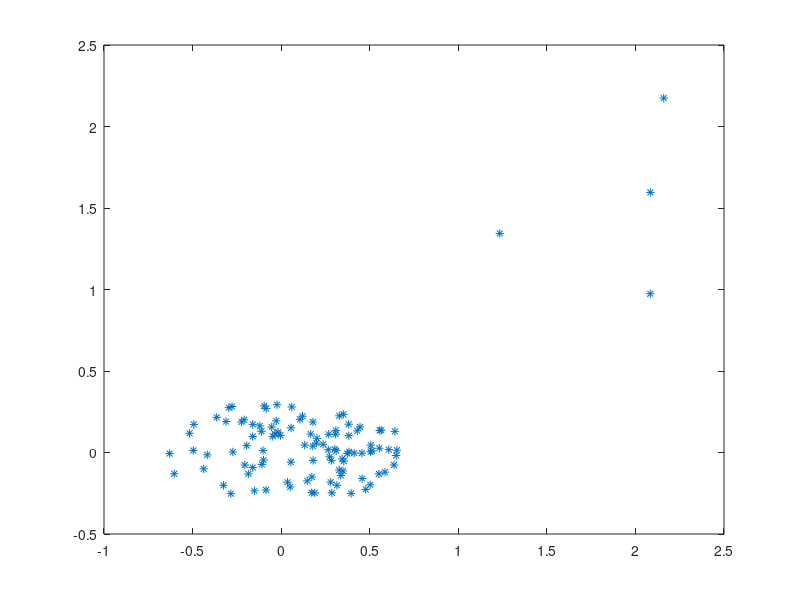

Source code (MATLAB): (Note: this script raises an error after producing the figure.)
function [W] = Exec()
    mu = [0, 0]
    sigma = [0.5, 0; 0, 0.5]
    p = 0.2
    %trainData = mvnrnd(mu, sigma, 100)
    %trainData = [trainData; mvnrnd([4, 4], [0.3, 0; 0, 0.3])]
    trainData = genPoints();
    disp(size(trainData))
    [W_PCA,eTime] = PCA(trainData, 2)
    [W, b, obj] = RPCA_OM(trainData', 1, 50)
    [Z, b, obj, eigv, Lambda_max, lst_U] = CRPCA_OM(trainData', 1, 1, 0.1, 1.1, 100)
    disp(lst_U)
    plot(trainData(:, 1), trainData(:, 2), '*')
    hold on
    plotv(W, '-')
    plotv(W_PCA, '--')
    hold off
    %disp(U)
end

function [Vectors,Values] = diagonal(M)
    % the input argument M should be an n by n square matrix.
    [Vectors,D] = svd(M);
    d_1D = diag(D);
    Values = d_1D.^2;
end

function [W_PCA,eTime] = PCA(trainData,nFeatsPCA)

    t0 = clock;

    [nTrain,nVar] = size(trainData);
    meanTrain = mean(trainData);
    meanMat = repmat(meanTrain,[nTrain,1]);
    if nTrain < nVar
        S = (trainData-meanMat)*(trainData-meanMat)'/nTrain;
        U = diagonal(S);
        W = U(:,1:nFeatsPCA);
        W_PCA = (trainData-meanMat)'*W;
        for k=1:nFeatsPCA
            W_PCA(:,k) = W_PCA(:,k) / sqrt(W_PCA(:,k)'*W_PCA(:,k));
        end
    else
        S = (trainData-meanMat)'*(trainData-meanMat)/nTrain;
        W = diagonal(S);
        W_PCA = W(:,1:nFeatsPCA);
    end

    eTime = etime(clock,t0);

end

function [W, b, obj] = RPCA_OM(X, feature_num, NITER)
    [~, n] = size(X);

    if nargin <= 2
        NITER = 10;
    end;

    d = ones(n,1);
    obj = zeros(NITER,1);
    for iter = 1:NITER
        D = spdiags(sqrt(d),0,n,n);
        b = X*d/sum(d);
        A = X - b*ones(1,n);
        M = A*D;
        [W, ~] = svds(M, feature_num);
        B = A - W*(W'*A);
        Bi = sqrt(sum(B.*B,1)+eps)';
        d = 0.5./(Bi);   
        obj(iter) = sum(Bi);
    end
end

function [Z,b,obj,eigv,Lambda_max, lst_U] = CRPCA_OM(X, r, isbias, mu, rho, NITER)

	[dim, n] = size(X);
	H = eye(n) - 1/n*ones(n);

	if nargin <= 3
	    mu = 0.1;
	    rho = 1.1;
	    NITER = 100;
	end;

	Lambda = zeros(dim, n);
	E = rand(dim, n);

	obj = zeros(NITER,1);
    lst_U = 0;
	for iter = 1:NITER
	    
	    inmu = 1/mu;
	    X1 = X - E + inmu*Lambda;
	    r1 = r*inmu;
	    if isbias == 1
		b = mean(X1,2);
		XH = X1*H;
		[U, A, V] = svd(XH,'econ');
        lst_U = U;
	    else
		b = zeros(dim,1);
		[U, A, V] = svd(X1,'econ');
        lst_U = U;
	    end;
	    a = diag(A);
	    a1 = max(a-r1, 0);
	    Z = U*diag(a1)*V';
	    
	    X2 = X - b*ones(1,n) - Z + inmu*Lambda;
	    r2 = inmu;
	    for i=1:n
		x = X2(:,i);
		aa = norm(x);
		if aa > r2
		    E(:,i) = (1-r2/aa)*x;
		else
		    E(:,i) = 0;
		end;
	    end;
	    Lambda = Lambda + mu*(X - b*ones(1,n) - Z - E);
	    mu = min(10^8,rho*mu);

	    % compute objective value
	    if isbias == 1
		XHZ = XH-Z;
	    else
		XHZ = X-Z;
	    end;
	    err = sum(sqrt(sum(XHZ.^2)));
	    obj(iter) = err + r*sum(a1);
	end;
	eigv = a1;

	Lambda_max = max(abs(Lambda(:)))/mu;
end

function [trainData] = genPoints()
    trainData = zeros(100, 2)
    cx1 = 0.0
	cy1 = 0.0
	cnt = 1
    while 1
        xi = normrnd(1, 1)
        yi = normrnd(1, 1)
        if ((xi - cx1).^2 / 0.5) + ((yi - cy1).^2 / 0.1) <= 1
            trainData(cnt, 1) = xi
            trainData(cnt, 2) = yi
            cnt = cnt + 1
        end
        if cnt == 101
            break
        end
    end
    trainData = [trainData; mvnrnd([2, 2], [0.3, 0; 0, 0.3], 4)];
end
